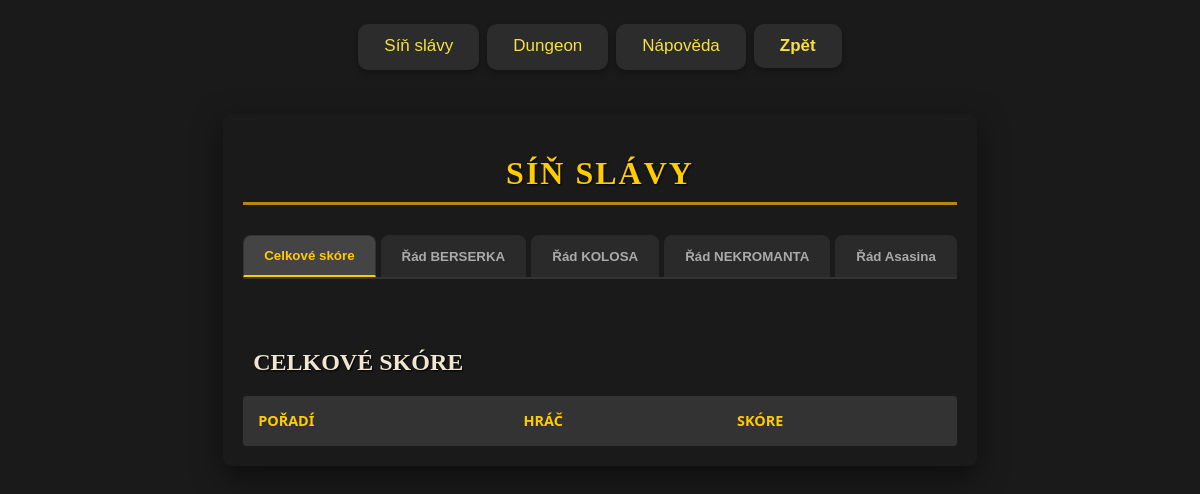
The page /leaderboard on the database as committed earlier.
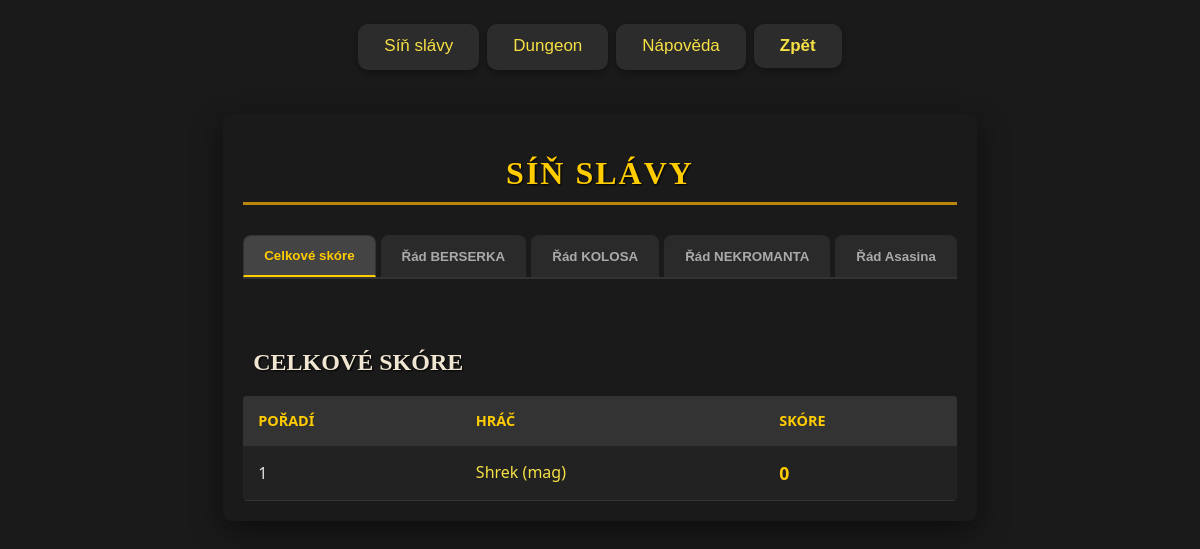
The same page on the database as committed later.
### game/models.py (models this page shows, shortened)
class player(models.Model):
    profile_img = models.ImageField(upload_to='profile_images/', blank=True, null=True)
    role_img_id = models.IntegerField(blank=True, null=True) # 1 = mág, 2 = hunter, 3 = warrior
    gender = models.CharField(max_length=10, blank=True, null=True)
    active = models.BooleanField(default=False)
    name = models.CharField(max_length=100, blank=True)
    lvl = models.IntegerField(default=1, blank=True)
    xp = models.IntegerField(default=0, blank=True)
    xp_need = models.IntegerField(default=50, blank=True)
    score_dmg_delt = models.IntegerField(default=0, blank=True)
    score_dmg_taken = models.IntegerField(default=0, blank=True)
    score_death_counter = models.IntegerField(default=0, blank=True)
    score_best_dmg = models.IntegerField(default=0, blank=True)
    score = models.IntegerField(default=0, blank=True)
    quest_refresh = models.IntegerField(default=1)
    energie = models.IntegerField(default=200, blank=True, validators=[MinValueValidator(0), MaxValueValidator(200)])
    last_energy_update = models.DateTimeField(default=timezone.now)
    skill_points = models.IntegerField(default=0, blank=True)
    panak = models.IntegerField(default=0, blank=True)
    maly_kelimek = models.IntegerField(default=0, blank=True)
    velky_kelimek = models.IntegerField(default=0, blank=True)
    povolani = models.CharField(max_length=50, blank=True, default='nic')
    dmg = models.IntegerField(blank=True, default= 1)
    dmg_koef = models.FloatField(blank=True, default= 1)
    dmg_now = models.FloatField(blank=True, default= 1)
    armor = models.IntegerField(blank=True, default= 1)
    armor_koef = models.FloatField(blank=True, default= 1)
    armor_now = models.FloatField(blank=True, default= 1)
    hp = models.IntegerField(blank=True, default=1)
    hp_koef = models.FloatField(blank=True, default=1)
    hp_now = models.FloatField(blank=True, default=1)
    hp_actual_fight = models.IntegerField(blank=True, default=1)
    critic_chance = models.FloatField(default=1, blank=True, null=True, validators=[MinValueValidator(0), MaxValueValidator(50)])  # šance na kritický zásah
    dodge_chance = models.FloatField(default=1, blank=True, null=True, validators=[MinValueValidator(0), MaxValueValidator(50)])

### game/views.py (the view)
# urls.py: path('leaderboard', views.leaderboard, name='leaderboard'),
def leaderboard(request):
    all_players = player.objects.all().filter(active=True)
    all_achivements = achievements.objects.all().filter(player__active=True)
    total_dmg_delt = all_achivements.order_by('total_dmg_delt').reverse()
    total_dmg_taken = all_achivements.order_by('total_dmg_taken').reverse()
    death_counter = all_achivements.order_by('death_counter')
    best_dmg = all_achivements.order_by('best_dmg_delt').reverse()
    total_score = all_players.order_by('score').reverse()
    score_dmg_delt = all_players.order_by('score_dmg_delt').reverse()
    score_dmg_taken = all_players.order_by('score_dmg_taken').reverse()
    score_death_counter = all_players.order_by('score_death_counter').reverse()
    score_best_dmg = all_players.order_by('score_best_dmg').reverse()
    return render(request, 'game/leaderboard.html', {
        'all_players': all_players,
        'total_score': total_score,
        'score_dmg_delt': score_dmg_delt,
        'score_dmg_taken': score_dmg_taken,
        'score_death_counter': score_death_counter,
        'score_best_dmg': score_best_dmg,
        'total_dmg_delt': total_dmg_delt,
        'total_dmg_taken': total_dmg_taken,
        'death_counter': death_counter,
        'best_dmg': best_dmg,
        })

### game/templates/game/leaderboard.html (shortened to what this page needs)
{% extends "base.html" %}
{% load static %}
{% block styly %}
    <link rel="stylesheet" href="{% static 'game/leaderboard.css' %}">
{% endblock styly %}
{% block content %}
<div class="leaderboard-wrapper">
    <h1 class="leaderboard-title">Síň slávy</h1>
    <div class="leaderboard-tabs" style="margin-bottom: 20px;">
        <button class="tab-btn active" onclick="showLeaderboard('total_score')">Celkové skóre</button>
        <button class="tab-btn" onclick="showLeaderboard('dmg_delt')">Řád BERSERKA</button>
        <button class="tab-btn" onclick="showLeaderboard('dmg_taken')">Řád KOLOSA</button>
        <button class="tab-btn" onclick="showLeaderboard('death_counter')">Řád NEKROMANTA</button>
        <button class="tab-btn" onclick="showLeaderboard('best_dmg')">Řád Asasina</button>
    </div>
    <div class="leaderboard-content">
        <div id="total_score" class="leaderboard-pane active">
            <h2>Celkové skóre</h2>
            <table class="pnp-table">
                <thead>
                    <tr><th>Pořadí</th><th>Hráč</th><th>Skóre</th></tr>
                </thead>
                <tbody>
                    {% for p in total_score %}
                    <tr>
                        <td>{{ forloop.counter }}</td>
                        <td class="player-name"> <a href="{% url 'player_info' p.id %}">{{ p.name }} ({{ p.povolani }})</a></td>
                        <td class="value-highlight">{{ p.score }}</td>
                    </tr>
                    {% endfor %}
                </tbody>
            </table>
        </div>
    </div>
</div>
{% endblock content %}

Rows that differ between the two databases and show on the page:
added player: name "Shrek", povolani "mag", score "0"
